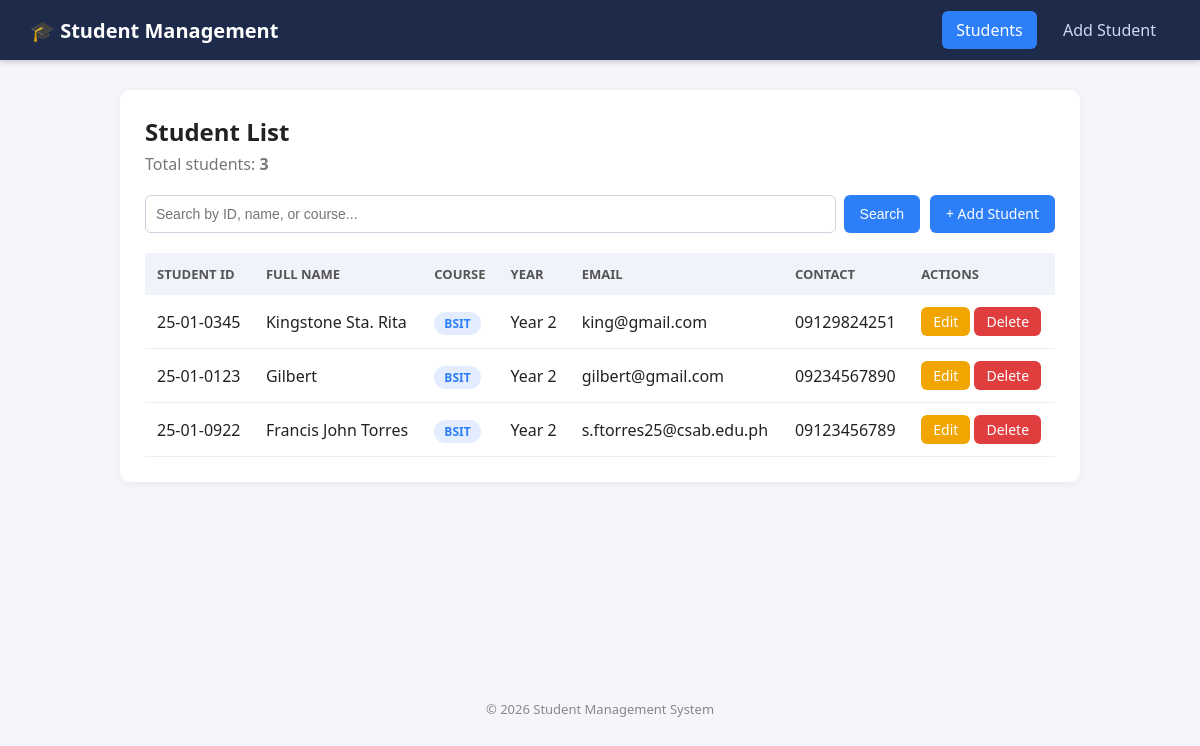
The page / on the database its author committed.
### tables this page shows
CREATE TABLE `students` (
  `id` int(11) NOT NULL,
  `student_id` varchar(20) NOT NULL,
  `full_name` varchar(100) NOT NULL,
  `course` varchar(100) DEFAULT NULL,
  `year_level` int(11) DEFAULT NULL,
  `email` varchar(100) DEFAULT NULL,
  `contact_number` varchar(11) DEFAULT NULL
);

### index.php (the view, shortened to what this page needs)
<?php
include 'database.php';
$search = isset($_GET['q']) ? trim($_GET['q']) : "";
$like = "%" . $search . "%";
$stmt = $conn->prepare(
    "SELECT * FROM students
     WHERE student_id LIKE ? OR full_name LIKE ? OR course LIKE ?
     ORDER BY id DESC"
);
$stmt->bind_param("sss", $like, $like, $like);
$stmt->execute();
$result = $stmt->get_result();
$total = $result->num_rows;
include 'header.php';
?>
<div class="card">
  <h1>Student List</h1>
  <p class="subtitle">Total students: <strong><?= $total ?></strong></p>
  <div class="toolbar">
    <form method="GET">
      <input type="text" name="q" placeholder="Search by ID, name, or course..."
             value="<?= htmlspecialchars($search) ?>">
      <button type="submit" class="btn">Search</button>
    </form>
    <a href="add_student.php" class="btn">+ Add Student</a>
  </div>
  <table>
    <tr>
      <th>Student ID</th>
      <th>Full Name</th>
      <th>Course</th>
      <th>Year</th>
      <th>Email</th>
      <th>Contact</th>
      <th>Actions</th>
    </tr>
    <?php while ($row = $result->fetch_assoc()): ?>
    <tr>
      <td><?= htmlspecialchars($row['student_id']) ?></td>
      <td><?= htmlspecialchars($row['full_name']) ?></td>
      <td><span class="badge"><?= htmlspecialchars($row['course']) ?></span></td>
      <td>Year <?= htmlspecialchars($row['year_level']) ?></td>
      <td><?= htmlspecialchars($row['email']) ?></td>
      <td><?= htmlspecialchars($row['contact_number']) ?></td>
      <td>
        <a href="edit_student.php?id=<?= $row['id'] ?>" class="btn btn-edit">Edit</a>
        <a href="delete_student.php?id=<?= $row['id'] ?>" class="btn btn-delete"
           onclick="return confirm('Delete this student?')">Delete</a>
      </td>
    </tr>
    <?php endwhile; ?>
  </table>
</div>
<?php include 'footer.php'; ?>

### header.php (shortened to what this page needs)
<?php $current = basename($_SERVER['PHP_SELF']); ?>
<!DOCTYPE html>
<html>
<head>
  <link rel="stylesheet" href="style.css">
</head>
<body>
<nav class="navbar">
  <div class="brand">🎓 Student Management</div>
  <div class="nav-links">
    <a href="index.php" class="<?= $current == 'index.php' ? 'active' : '' ?>">Students</a>
    <a href="add_student.php" class="<?= $current == 'add_student.php' ? 'active' : '' ?>">Add Student</a>
  </div>
</nav>
<div class="container">

### footer.php (shortened to what this page needs)
</div>
<footer class="footer">
  © <?= date('Y') ?> Student Management System
</footer>
</body>
</html>

### style.css (style rules this page uses)
* { box-sizing: border-box; }
body { margin: 0; font-family: "Segoe UI", Arial, sans-serif; background: #f4f6fb; color: #222; }
.navbar { background: #1e2a4a; color: #fff; padding: 0 30px; height: 60px; display: flex; align-items: center; justify-content: space-between; box-shadow: 0 2px 6px rgba(0,0,0,.2); }
.brand { font-size: 20px; font-weight: bold; }
.nav-links a { color: #cfd8ee; text-decoration: none; margin-left: 8px; padding: 8px 14px; border-radius: 6px; }
.nav-links a.active { background: #2d7ff9; color: #fff; }
.container { max-width: 1000px; margin: 30px auto; padding: 0 20px; min-height: 70vh; }
.card { background: #fff; border-radius: 10px; padding: 25px; box-shadow: 0 2px 10px rgba(0,0,0,.06); }
h1 { margin: 0 0 5px; font-size: 24px; }
.subtitle { color: #777; margin: 0 0 20px; }
.toolbar { display: flex; gap: 10px; margin-bottom: 20px; flex-wrap: wrap; }
.toolbar form { display: flex; gap: 8px; flex: 1; max-width: none; }
.toolbar input { margin: 0; }
.btn { background: #2d7ff9; color: #fff; padding: 9px 16px; text-decoration: none; border: none; border-radius: 6px; cursor: pointer; font-size: 14px; display: inline-block; }
.btn-edit { background: #f0a500; padding: 5px 12px; }
.btn-delete { background: #e03e3e; padding: 5px 12px; }
table { border-collapse: collapse; width: 100%; }
th { background: #f0f3fa; text-align: left; padding: 12px; font-size: 13px; text-transform: uppercase; color: #555; }
td { padding: 12px; border-bottom: 1px solid #eee; }
.badge { background: #e3edff; color: #2d7ff9; padding: 3px 10px; border-radius: 20px; font-size: 12px; font-weight: bold; }
form { max-width: 600px; }
input { width: 100%; padding: 10px; margin-top: 5px; border: 1px solid #ccd3e0; border-radius: 6px; font-size: 14px; }
.footer { text-align: center; color: #888; padding: 20px; font-size: 13px; }

### rows shown on the page
students: student "25-01-0345", full_name "Kingstone Sta. Rita", course "BSIT", year_level "2", email "king@gmail.com", contact_number "09129824251"
students: student "25-01-0123", full_name "Gilbert", course "BSIT", year_level "2", email "gilbert@gmail.com", contact_number "09234567890"
students: student "25-01-0922", full_name "Francis John Torres", course "BSIT", year_level "2", email "s.ftorres25@csab.edu.ph", contact_number "09123456789"

### other values the page prints
$total "3"
